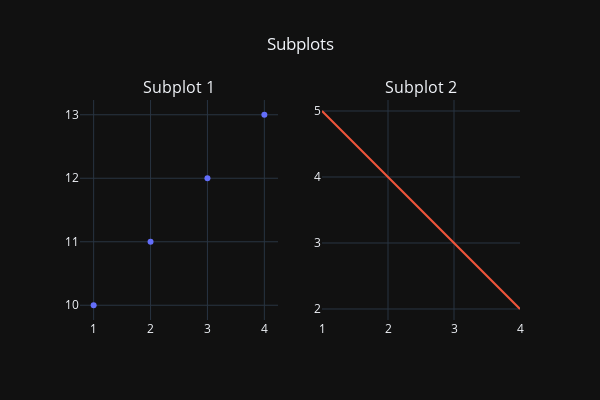

The code cell stored with this chart in its notebook:
### Markdown cell above
### 设置图片大小
可以使用 `height` 和 `width` 参数来指定图形的高度和宽度。

例：修改上面 `Figure` 的高度和宽度。

### Code cell
fig.update_layout(
    height=400,  # 设置图形高度
    width=600    # 设置图形宽度
)
fig.show()

### Figure 1 — Plotly figure (JSON) as saved in the notebook; plotly's stock layout.template omitted (floating-point values rounded to 4 significant figures)
{"data": [{"mode": "markers", "type": "scatter", "x": [1, 2, 3, 4], "xaxis": "x", "y": [10, 11, 12, 13], "yaxis": "y"}, {"mode": "lines", "type": "scatter", "x": [1, 2, 3, 4], "xaxis": "x2", "y": [5, 4, 3, 2], "yaxis": "y2"}], "layout": {"annotations": [{"font": {"size": 16}, "showarrow": false, "text": "Subplot 1", "x": 0.225, "xanchor": "center", "xref": "paper", "y": 1, "yanchor": "bottom", "yref": "paper"}, {"font": {"size": 16}, "showarrow": false, "text": "Subplot 2", "x": 0.775, "xanchor": "center", "xref": "paper", "y": 1, "yanchor": "bottom", "yref": "paper"}], "height": 400, "showlegend": false, "title": {"text": "Subplots", "x": 0.5}, "width": 600, "xaxis": {"anchor": "y", "domain": [0, 0.45]}, "xaxis2": {"anchor": "y2", "domain": [0.55, 1]}, "yaxis": {"anchor": "x", "domain": [0, 1]}, "yaxis2": {"anchor": "x2", "domain": [0, 1]}}}
